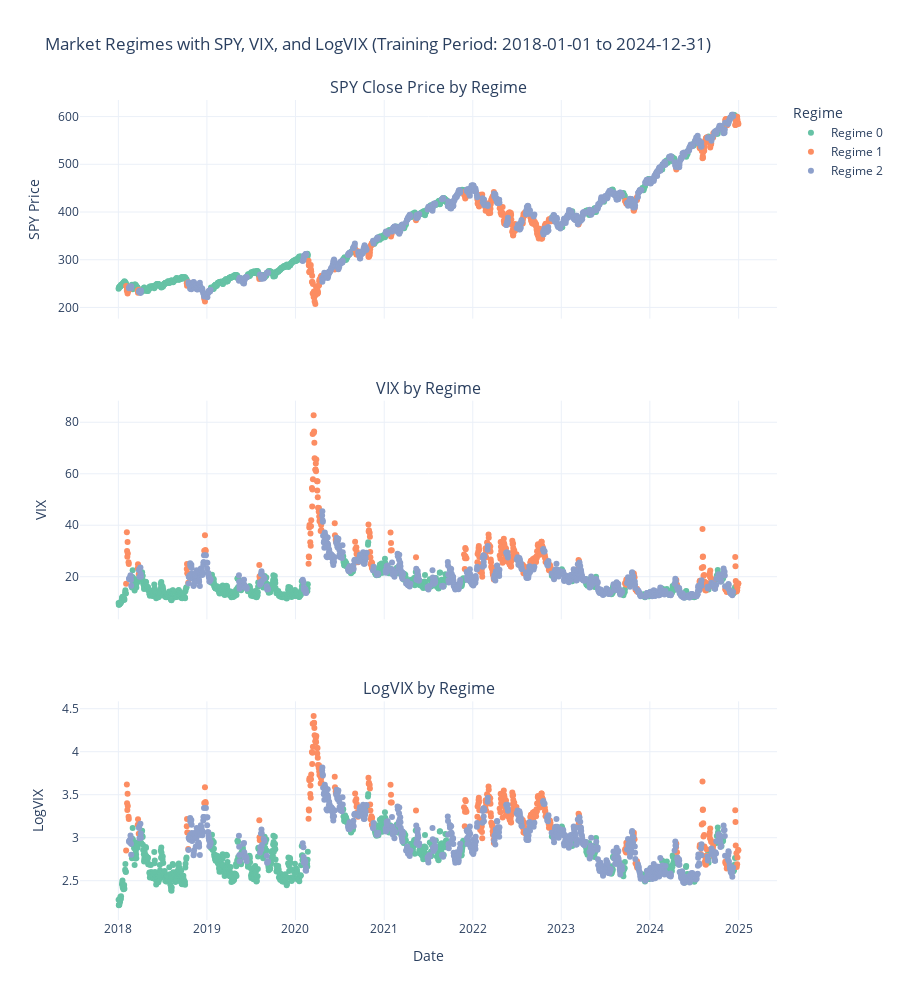
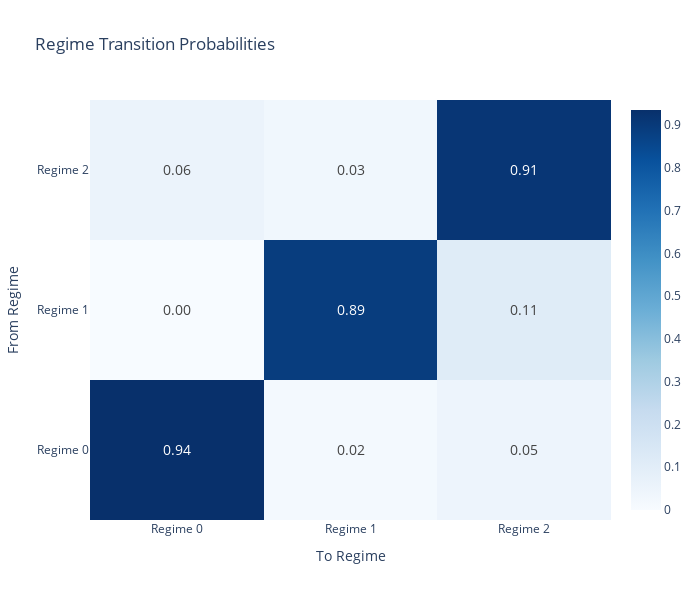
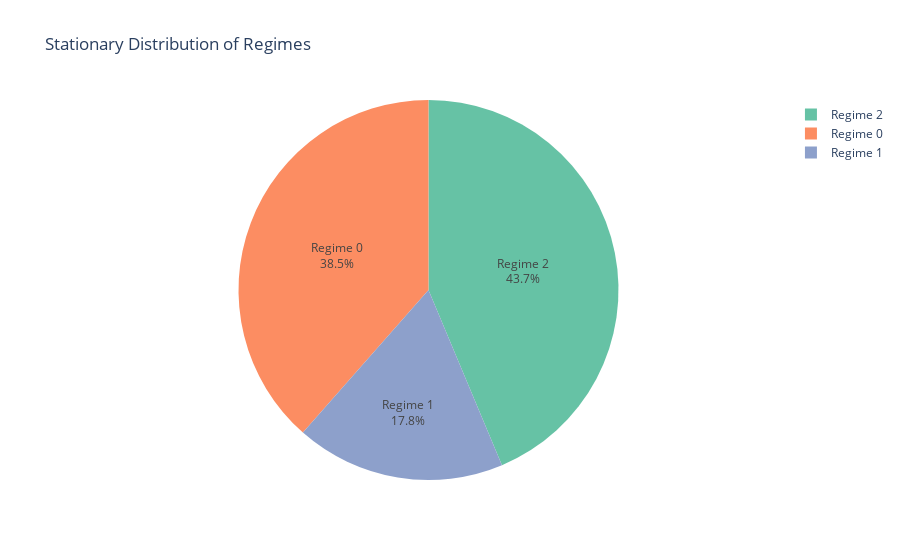

The cell these charts' notebook holds for them, in order:
### Code cell
# Visualize the training data with regime classifications using Plotly
training_with_predictions = training_data.copy()
training_with_predictions['Regime'] = train_predictions

# Create a categorical color map for regimes
regime_colors = px.colors.qualitative.Set2[:hidden_states]

# Create subplot figures for SPY, VIX, and LogVIX
fig = make_subplots(rows=3, cols=1, 
                   shared_xaxes=True,
                   vertical_spacing=0.1,
                   subplot_titles=('SPY Close Price by Regime', 'VIX by Regime', 'LogVIX by Regime'))

# SPY price by regime
for regime in range(hidden_states):
    regime_data = training_with_predictions[training_with_predictions['Regime'] == regime]
    fig.add_trace(
        go.Scatter(
            x=regime_data['Date'], 
            y=regime_data['Close'],
            mode='markers',
            marker=dict(color=regime_colors[regime], size=6),
            name=f'Regime {regime}',
            showlegend=True
        ),
        row=1, col=1
    )

# VIX by regime
for regime in range(hidden_states):
    regime_data = training_with_predictions[training_with_predictions['Regime'] == regime]
    fig.add_trace(
        go.Scatter(
            x=regime_data['Date'], 
            y=regime_data['VIX'],
            mode='markers',
            marker=dict(color=regime_colors[regime], size=6),
            name=f'Regime {regime}',
            showlegend=False
        ),
        row=2, col=1
    )

# LogVIX by regime
for regime in range(hidden_states):
    regime_data = training_with_predictions[training_with_predictions['Regime'] == regime]
    fig.add_trace(
        go.Scatter(
            x=regime_data['Date'], 
            y=regime_data['LogVIX'],
            mode='markers',
            marker=dict(color=regime_colors[regime], size=6),
            name=f'Regime {regime}',
            showlegend=False
        ),
        row=3, col=1
    )

fig.update_layout(
    height=1000,
    title_text=f'Market Regimes with SPY, VIX, and LogVIX (Training Period: {train_start_date} to {train_end_date})',
    template='plotly_white',
    legend_title='Regime',
    hovermode='closest'
)

fig.update_xaxes(title_text="Date", row=3, col=1)
fig.update_yaxes(title_text="SPY Price", row=1, col=1)
fig.update_yaxes(title_text="VIX", row=2, col=1)
fig.update_yaxes(title_text="LogVIX", row=3, col=1)

fig.show()

# Visualize transition probabilities with Plotly
transition_matrix = model.transmat_
regime_labels = [f"Regime {i}" for i in range(hidden_states)]

# Create the heatmap
fig_heatmap = go.Figure(data=go.Heatmap(
    z=transition_matrix,
    x=regime_labels,
    y=regime_labels,
    colorscale='Blues',
    text=np.round(transition_matrix, 2),
    texttemplate="%{text:.2f}",
    textfont={"size": 14}
))

fig_heatmap.update_layout(
    title='Regime Transition Probabilities',
    xaxis_title='To Regime',
    yaxis_title='From Regime',
    width=700,
    height=600,
    template='plotly_white'
)

fig_heatmap.show()

# Show stationary distribution
stationary_dist = model.get_stationary_distribution()
print("\nStationary Distribution:")
for i in range(hidden_states):
    print(f"Regime {i}: {stationary_dist[i]*100:.2f}%")

# Create a pie chart for the stationary distribution
fig_pie = px.pie(
    values=stationary_dist * 100,
    names=regime_labels,
    title='Stationary Distribution of Regimes',
    color_discrete_sequence=regime_colors
)

fig_pie.update_traces(textinfo='percent+label', textposition='inside')
fig_pie.update_layout(uniformtext_minsize=12, uniformtext_mode='hide')
fig_pie.show()

### Figure 1 — Plotly figure (JSON) as saved in the notebook; plotly's stock layout.template omitted (floating-point values rounded to 4 significant figures; data arrays with more than 128 entries replaced by an {"elided": "..."} marker saying what was removed)
{"data": [{"marker": {"color": "rgb(102,194,165)", "size": 6}, "mode": "markers", "name": "Regime 0", "showlegend": true, "type": "scatter", "x": {"elided": "696 str values"}, "xaxis": "x", "y": {"elided": "696 float values"}, "yaxis": "y"}, {"marker": {"color": "rgb(252,141,98)", "size": 6}, "mode": "markers", "name": "Regime 1", "showlegend": true, "type": "scatter", "x": {"elided": "307 str values"}, "xaxis": "x", "y": {"elided": "307 float values"}, "yaxis": "y"}, {"marker": {"color": "rgb(141,160,203)", "size": 6}, "mode": "markers", "name": "Regime 2", "showlegend": true, "type": "scatter", "x": {"elided": "758 str values"}, "xaxis": "x", "y": {"elided": "758 float values"}, "yaxis": "y"}, {"marker": {"color": "rgb(102,194,165)", "size": 6}, "mode": "markers", "name": "Regime 0", "showlegend": false, "type": "scatter", "x": {"elided": "696 str values"}, "xaxis": "x2", "y": {"elided": "696 float values"}, "yaxis": "y2"}, {"marker": {"color": "rgb(252,141,98)", "size": 6}, "mode": "markers", "name": "Regime 1", "showlegend": false, "type": "scatter", "x": {"elided": "307 str values"}, "xaxis": "x2", "y": {"elided": "307 float values"}, "yaxis": "y2"}, {"marker": {"color": "rgb(141,160,203)", "size": 6}, "mode": "markers", "name": "Regime 2", "showlegend": false, "type": "scatter", "x": {"elided": "758 str values"}, "xaxis": "x2", "y": {"elided": "758 float values"}, "yaxis": "y2"}, {"marker": {"color": "rgb(102,194,165)", "size": 6}, "mode": "markers", "name": "Regime 0", "showlegend": false, "type": "scatter", "x": {"elided": "696 str values"}, "xaxis": "x3", "y": {"elided": "696 float values"}, "yaxis": "y3"}, {"marker": {"color": "rgb(252,141,98)", "size": 6}, "mode": "markers", "name": "Regime 1", "showlegend": false, "type": "scatter", "x": {"elided": "307 str values"}, "xaxis": "x3", "y": {"elided": "307 float values"}, "yaxis": "y3"}, {"marker": {"color": "rgb(141,160,203)", "size": 6}, "mode": "markers", "name": "Regime 2", "showlegend": false, "type": "scatter", "x": {"elided": "758 str values"}, "xaxis": "x3", "y": {"elided": "758 float values"}, "yaxis": "y3"}], "layout": {"annotations": [{"font": {"size": 16}, "showarrow": false, "text": "SPY Close Price by Regime", "x": 0.5, "xanchor": "center", "xref": "paper", "y": 1, "yanchor": "bottom", "yref": "paper"}, {"font": {"size": 16}, "showarrow": false, "text": "VIX by Regime", "x": 0.5, "xanchor": "center", "xref": "paper", "y": 0.6333, "yanchor": "bottom", "yref": "paper"}, {"font": {"size": 16}, "showarrow": false, "text": "LogVIX by Regime", "x": 0.5, "xanchor": "center", "xref": "paper", "y": 0.2667, "yanchor": "bottom", "yref": "paper"}], "height": 1000, "hovermode": "closest", "legend": {"title": {"text": "Regime"}}, "title": {"text": "Market Regimes with SPY, VIX, and LogVIX (Training Period: 2018-01-01 to 2024-12-31)"}, "xaxis": {"anchor": "y", "domain": [0, 1], "matches": "x3", "showticklabels": false}, "xaxis2": {"anchor": "y2", "domain": [0, 1], "matches": "x3", "showticklabels": false}, "xaxis3": {"anchor": "y3", "domain": [0, 1], "title": {"text": "Date"}}, "yaxis": {"anchor": "x", "domain": [0.7333, 1], "title": {"text": "SPY Price"}}, "yaxis2": {"anchor": "x2", "domain": [0.3667, 0.6333], "title": {"text": "VIX"}}, "yaxis3": {"anchor": "x3", "domain": [0, 0.2667], "title": {"text": "LogVIX"}}}}

### Figure 2 — Plotly figure (JSON) as saved in the notebook; plotly's stock layout.template omitted (floating-point values rounded to 4 significant figures)
{"data": [{"colorscale": [[0, "rgb(247,251,255)"], [0.125, "rgb(222,235,247)"], [0.25, "rgb(198,219,239)"], [0.375, "rgb(158,202,225)"], [0.5, "rgb(107,174,214)"], [0.625, "rgb(66,146,198)"], [0.75, "rgb(33,113,181)"], [0.875, "rgb(8,81,156)"], [1, "rgb(8,48,107)"]], "text": [[0.94, 0.02, 0.05], [0.0, 0.89, 0.11], [0.06, 0.03, 0.91]], "textfont": {"size": 14}, "texttemplate": "%{text:.2f}", "type": "heatmap", "x": ["Regime 0", "Regime 1", "Regime 2"], "y": ["Regime 0", "Regime 1", "Regime 2"], "z": [[0.935, 0.01658, 0.0484], [1.484e-30, 0.8895, 0.1105], [0.05728, 0.03043, 0.9123]]}], "layout": {"height": 600, "title": {"text": "Regime Transition Probabilities"}, "width": 700, "xaxis": {"title": {"text": "To Regime"}}, "yaxis": {"title": {"text": "From Regime"}}}}

### Figure 3 — Plotly figure (JSON) as saved in the notebook; plotly's stock layout.template omitted (floating-point values rounded to 4 significant figures)
{"data": [{"domain": {"x": [0, 1], "y": [0, 1]}, "hovertemplate": "label=%{label}<br>value=%{value}<extra></extra>", "labels": ["Regime 0", "Regime 1", "Regime 2"], "legendgroup": "", "name": "", "showlegend": true, "textinfo": "percent+label", "textposition": "inside", "type": "pie", "values": [38.51, 17.81, 43.68]}], "layout": {"legend": {"tracegroupgap": 0}, "piecolorway": ["rgb(102,194,165)", "rgb(252,141,98)", "rgb(141,160,203)"], "title": {"text": "Stationary Distribution of Regimes"}, "uniformtext": {"minsize": 12, "mode": "hide"}}}
